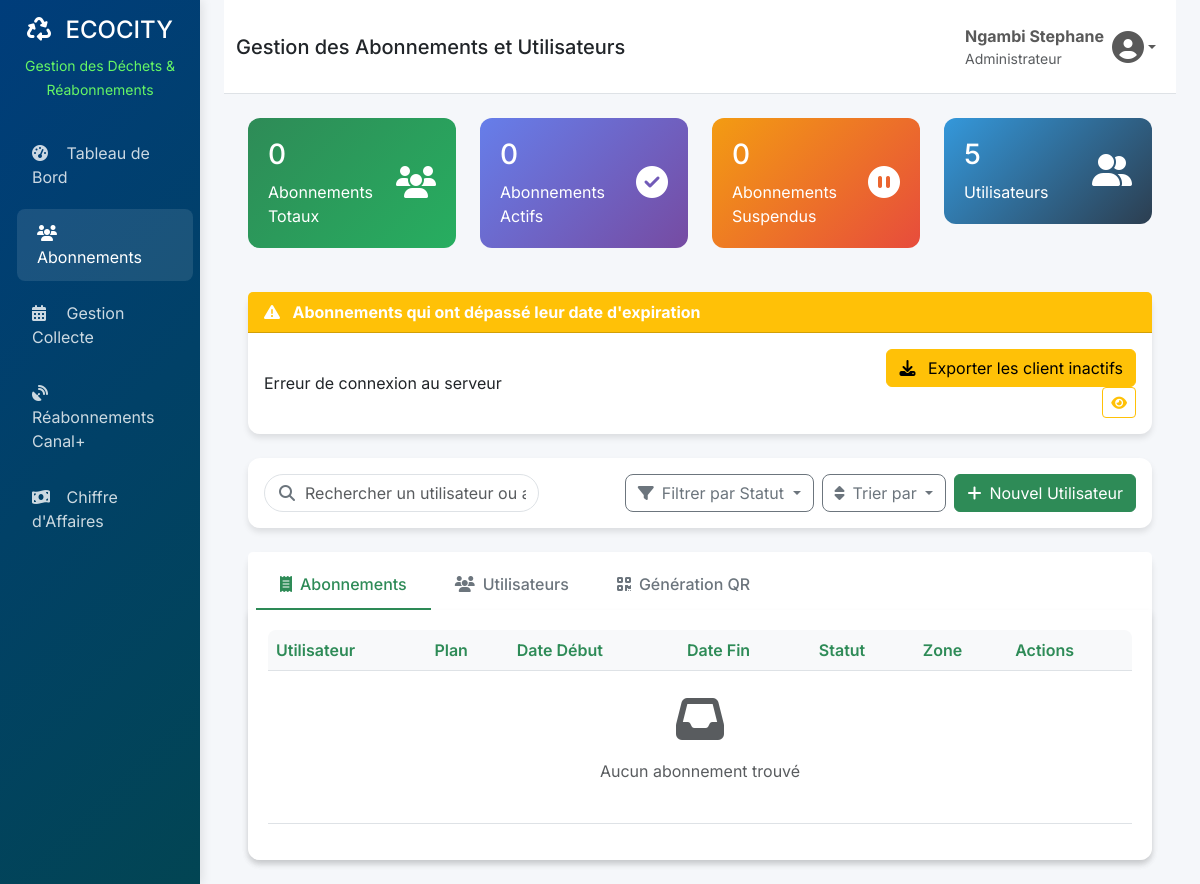
Page /gestion-abonnements/ (signed in) on the earlier database version.
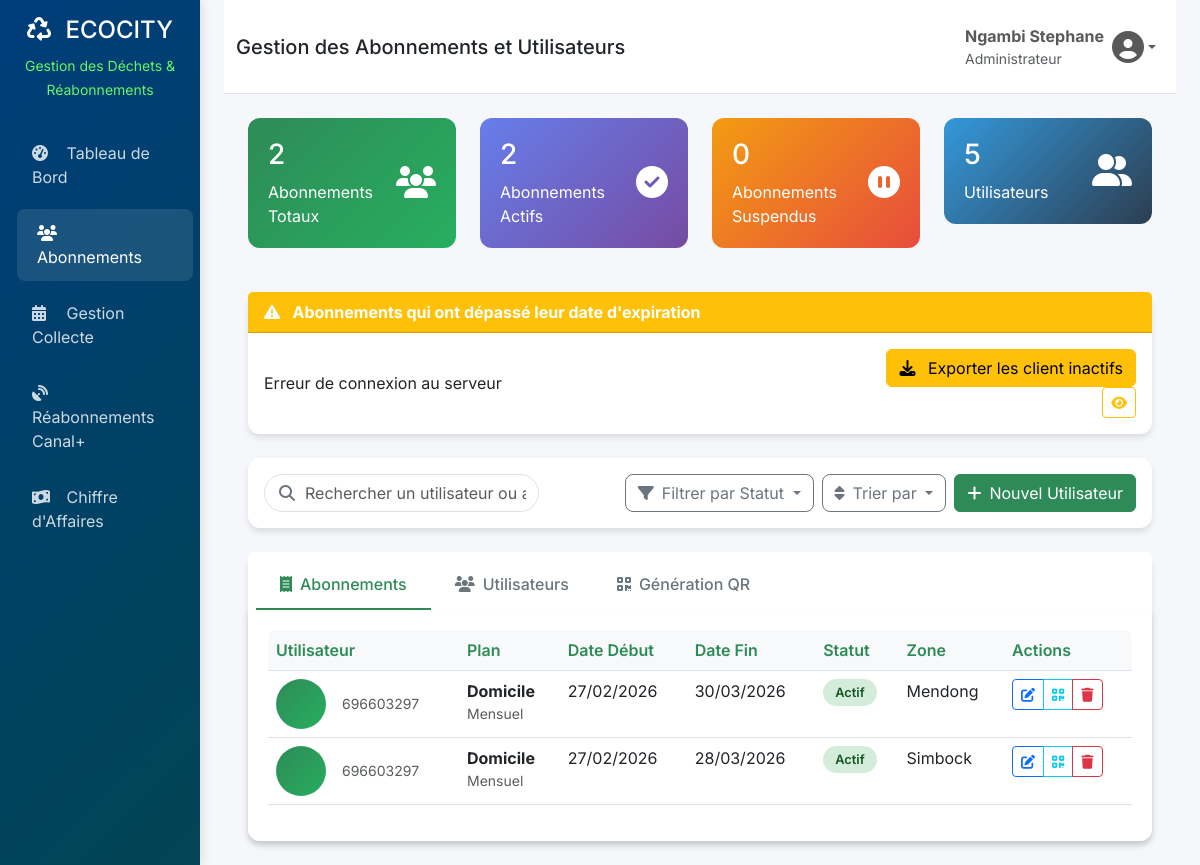
Same page on the later database version.
### app/models.py (models this page shows, shortened)
class Subscription(models.Model):
    STATUS_CHOICES = (
        ('active', 'Actif'),
        ('inactive', 'Inactif'),
        ('suspended', 'Suspendu'),
        ('cancelled', 'Annulé'),
    )
    id = models.UUIDField(primary_key=True, default=uuid.uuid4, editable=False)
    user = models.ForeignKey(CustomUser, on_delete=models.CASCADE, related_name='subscriptions')
    address = models.ForeignKey(Address, on_delete=models.CASCADE, related_name='subscriptions')
    zone = models.ForeignKey(Zone, on_delete=models.SET_NULL, null=True, blank=True, related_name='subscriptions')
    plan = models.ForeignKey(SubscriptionPlan, on_delete=models.PROTECT)
    status = models.CharField(max_length=20, choices=STATUS_CHOICES, default='active')
    start_date = models.DateField(default=timezone.now)
    end_date = models.DateField(blank=True, null=True)
    custom_price = models.DecimalField(max_digits=10, decimal_places=2, blank=True, null=True)
    special_instructions = models.TextField(blank=True, verbose_name="Instructions spéciales")
    created_at = models.DateTimeField(auto_now_add=True)
    updated_at = models.DateTimeField(auto_now=True)
    class Meta:
        verbose_name = "Abonnement"
        verbose_name_plural = "Abonnements"
        indexes = [
            models.Index(fields=['status', 'start_date']),
            models.Index(fields=['user', 'status']),
        ]

class CustomUser(AbstractUser):
    USER_TYPE_CHOICES = (
        ('client', 'Client'),
        ('collecteur', 'Collecteur'),
        ('admin', 'Administrateur'),
    )
    city = models.ForeignKey(City, on_delete=models.SET_NULL, null=True, blank=True)
    user_type = models.CharField(max_length=20, choices=USER_TYPE_CHOICES, default='client')
    phone = models.IntegerField(blank=True, null=True)
    date_joined = models.DateTimeField(default=timezone.now)
    is_verified = models.BooleanField(default=False)
    class Meta:
        verbose_name = "Utilisateur"
        verbose_name_plural = "Utilisateurs"

class SubscriptionPlan(models.Model):
    PLAN_TYPE_CHOICES = (
        ('standard', 'Standard'),
        ('premium', 'Premium'),
        ('entreprise', 'Entreprise'),
    )
    FREQUENCY_CHOICES = (
        ('quotidien', 'Quotidien'),
        ('hebdomadaire', 'Hebdomadaire'),
        ('mensuel', 'Mensuel'),
    )
    name = models.CharField(max_length=100, verbose_name="Nom du plan")
    plan_type = models.CharField(max_length=20, choices=PLAN_TYPE_CHOICES)
    frequency = models.CharField(max_length=20, choices=FREQUENCY_CHOICES)
    price = models.DecimalField(max_digits=10, decimal_places=2, verbose_name="Prix")
    description = models.TextField(blank=True)
    max_collections_per_week = models.PositiveIntegerField(default=1)
    is_active = models.BooleanField(default=True)
    created_at = models.DateTimeField(auto_now_add=True)
    class Meta:
        verbose_name = "Plan d'abonnement"
        verbose_name_plural = "Plans d'abonnement"

class Zone(models.Model):
    id = models.UUIDField(primary_key=True, default=uuid.uuid4, editable=False)
    nom = models.CharField(max_length=100, unique=True, verbose_name="Nom de la zone")
    ville = models.ForeignKey(City, on_delete=models.CASCADE, related_name='zones')
    description = models.TextField(blank=True)
    polygone_coordinates = models.TextField(blank=True, help_text="Coordonnées géographiques pour définir la zone")
    couleur = models.CharField(max_length=20, blank=True, help_text="Couleur pour l'affichage sur la carte")
    is_active = models.BooleanField(default=True)
    created_at = models.DateTimeField(auto_now_add=True)
    class Meta:
        verbose_name = "Zone géographique"
        verbose_name_plural = "Zones géographiques"
        ordering = ['ville', 'nom']

### app/client_admin.py (the view, shortened to what this page needs)
# urls.py: path('gestion-abonnements/', client_admin.gestion_abonnements, name='gestion_abonnements'),
@login_required(login_url='login')
@user_passes_test(is_admin)
def gestion_abonnements(request):
    statut_filter = request.GET.get('statut', 'all')
    search_query = request.GET.get('q', '')
    page_number = request.GET.get('page', 1)
    subscriptions = Subscription.objects.select_related(
        'user', 'plan', 'zone', 'address'
    ).prefetch_related('collection_days')
    if statut_filter != 'all':
        subscriptions = subscriptions.filter(status=statut_filter)
    users = CustomUser.objects.select_related('city')
    subscription_paginator = Paginator(subscriptions.order_by('-created_at'), 10)
    users_paginator = Paginator(users.order_by('-date_joined'), 10)
    subscriptions_page = subscription_paginator.get_page(page_number)
    users_page = users_paginator.get_page(page_number)
    total_subscriptions = subscriptions.count()
    active_subscriptions = subscriptions.filter(status='active').count()
    suspended_subscriptions = subscriptions.filter(status='suspended').count()
    total_users = users.count()
    context = {
        'users': users_page,
        'subscriptions': subscriptions_page,
        'subscription_plans': SubscriptionPlan.objects.filter(is_active=True),
        'cities': City.objects.all(),
        'zones': Zone.objects.filter(is_active=True),
        'total_subscriptions': total_subscriptions,
        'active_subscriptions': active_subscriptions,
        'suspended_subscriptions': suspended_subscriptions,
        'total_users': total_users,
        'current_filter': statut_filter,
        'search_query': search_query,
    }
    return render(request, 'administrations/gestion_abonnements.html', context)

### app/client_admin.py (called while the page is built)
def is_admin(user):
    return user.is_authenticated and user.user_type == 'admin'

### app/templates/administrations/gestion_abonnements.html (shortened to what the changed rows need)
{% extends 'administrations/base.html' %}
{% load static %}
{% block content %}
<div class="container-fluid">
    <div class="row mb-4">
        <div class="col-xl-3 col-md-6">
            <div class="stats-card primary">
                <div class="d-flex justify-content-between align-items-center">
                    <div>
                        <h3>{{ total_subscriptions }}</h3>
                        <p class="mb-0">Abonnements Totaux</p>
                    </div>
                </div>
            </div>
        </div>
        <div class="col-xl-3 col-md-6">
            <div class="stats-card secondary">
                <div class="d-flex justify-content-between align-items-center">
                    <div>
                        <h3>{{ active_subscriptions }}</h3>
                        <p class="mb-0">Abonnements Actifs</p>
                    </div>
                </div>
            </div>
        </div>
    </div>
    <div class="row">
        <div class="col-12">
            <div class="card">
                <div class="tab-content" id="subscriptionTabsContent">
                    <div class="tab-pane fade show active" id="subscriptions" role="tabpanel">
                        <div class="table-responsive">
                            <table class="table table-hover" id="subscriptionsTable">
                                <thead>
                                    <tr>
                                        <th>Utilisateur</th>
                                        <th>Plan</th>
                                        <th>Date Début</th>
                                        <th>Date Fin</th>
                                        <th>Statut</th>
                                        <th>Zone</th>
                                        <th>Actions</th>
                                    </tr>
                                </thead>
                                <tbody>
                                    {% for subscription in subscriptions %}
                                    <tr class="highlight-row subscription-row"
                                        data-status="{{ subscription.status }}"
                                        data-end-date="{% if subscription.end_date %}{{ subscription.end_date|date:'Y-m-d' }}{% endif %}"
                                        data-id="{{ subscription.id }}">
                                        <td>
                                            <div class="d-flex align-items-center">
                                                <div class="user-avatar me-3">
                                                </div>
                                                <div>
                                                    <div class="text-muted small">{{ subscription.user.phone }}</div>
                                                </div>
                                            </div>
                                        </td>
                                        <td>
                                            <strong>{{ subscription.plan.name }}</strong>
                                            <div class="text-muted small">{{ subscription.plan.get_frequency_display }}</div>
                                        </td>
                                        <td>{{ subscription.start_date|date:"d/m/Y" }}</td>
                                        <td class="end-date-cell">
                                            {% if subscription.end_date %}
                                                {{ subscription.end_date|date:"d/m/Y" }}
                                            {% else %}
                                                <span class="text-muted">-</span>
                                            {% endif %}
                                        </td>
                                        <td class="status-cell">
                                            {% if subscription.status == 'active' %}
                                                <span class="status-badge status-active">Actif</span>
                                            {% elif subscription.status == 'inactive' %}
                                                <span class="status-badge status-inactive">Inactif</span>
                                            {% elif subscription.status == 'suspended' %}
                                                <span class="status-badge status-suspended">Suspendu</span>
                                            {% else %}
                                                <span class="status-badge">{{ subscription.status }}</span>
                                            {% endif %}
                                        </td>
                                        <td>
                                            {% if subscription.zone %}
                                                {{ subscription.zone.nom }}
                                            {% else %}
                                                <span class="text-muted">-</span>
                                            {% endif %}
                                        </td>
                                        <td>
                                            <div class="btn-group">
                                                <button class="btn btn-sm btn-outline-primary"
                                                        data-bs-toggle="modal"
                                                        data-bs-target="#editSubscriptionModal"
                                                        data-id="{{ subscription.id }}"
                                                        data-user="{{ subscription.user.id }}"
                                                        data-plan="{{ subscription.plan.id }}"
                                                        data-status="{{ subscription.status }}">
                                                    <i class="fas fa-edit"></i>
                                                </button>
                                                <button class="btn btn-sm btn-outline-info generate-qr-btn"
                                                        data-subscription-id="{{ subscription.id }}"
                                                        data-user-name="{{ subscription.user.get_full_name }}"
                                                        data-user-phone="{{ subscription.user.phone }}">
                                                    <i class="fas fa-qrcode"></i>
                                                </button>
                                                <button class="btn btn-sm btn-outline-danger"
                                                        onclick="return confirmAction('Êtes-vous sûr de vouloir supprimer cet abonnement ?')">
                                                    <i class="fas fa-trash"></i>
                                                </button>
                                            </div>
                                        </td>
                                    </tr>
                                    {% empty %}
                                    <tr>
                                        <td colspan="7" class="text-center py-4">
                                            <i class="fas fa-inbox fa-3x text-muted mb-3"></i>
                                            <p class="text-muted">Aucun abonnement trouvé</p>
                                        </td>
                                    </tr>
                                    {% endfor %}
                                </tbody>
                            </table>
                        </div>
                    </div>
                </div>
            </div>
        </div>
    </div>
</div>
{% endblock %}

Differences in the rows shown:
added Subscription: user.phone "696603297", plan.name "Domicile", plan.frequency "Mensuel", start_date "27/02/2026", end_date "30/03/2026", status "Actif", zone.nom "Mendong"
added Subscription: user.phone "696603297", plan.name "Domicile", plan.frequency "Mensuel", start_date "27/02/2026", end_date "28/03/2026", status "Actif", zone.nom "Simbock"
Other differences:
{{ total_subscriptions }}: "0" → "2"
{{ active_subscriptions }}: "0" → "2"
text no longer shown: "Aucun abonnement trouvé"
